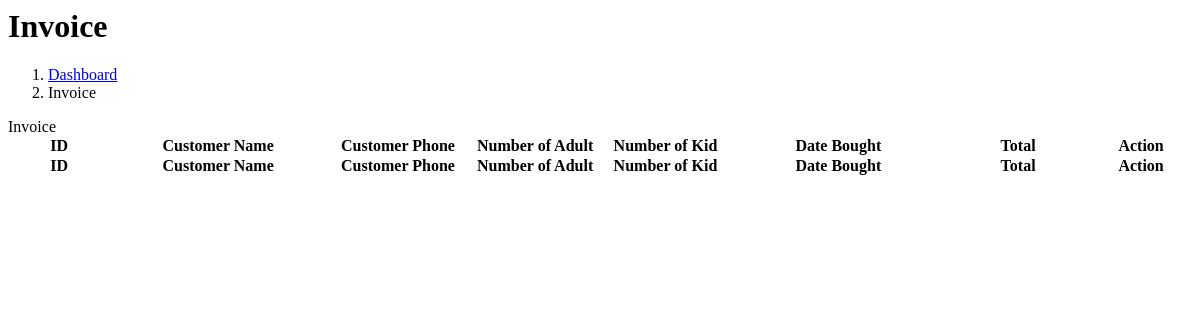
/admin/admin_invoice.php, run on an earlier commit of the app's database.
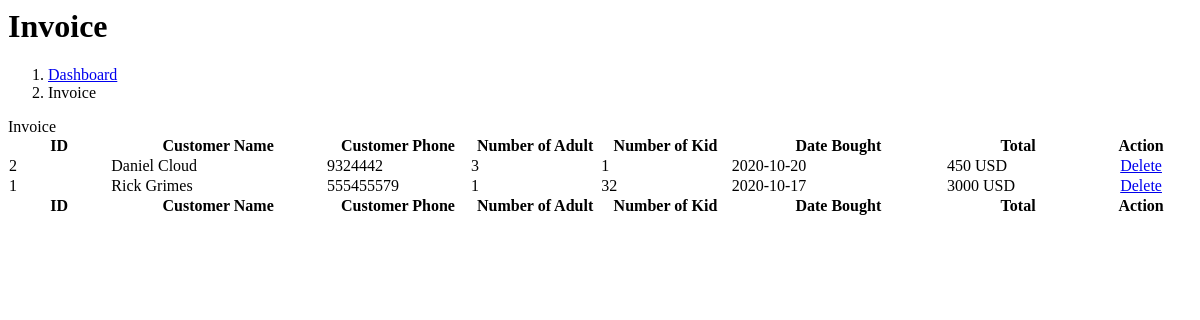
And on a later commit of the database.
### tables this page shows
CREATE TABLE `db_invoice` (
  `id` int(11) NOT NULL,
  `guest_name` varchar(250) NOT NULL,
  `guest_number` int(11) NOT NULL,
  `num_adult` int(11) NOT NULL,
  `num_kid` int(11) NOT NULL,
  `date_bought` date NOT NULL,
  `total` double NOT NULL
);

### admin/admin_invoice.php (the view, shortened to what this page needs)
<?php
require_once 'connect.php';
$result = mysqli_query($con,'select * from db_invoice order by id desc');
 ?>
<h1 class="mt-4">Invoice</h1>
<ol class="breadcrumb mb-4">
<li class="breadcrumb-item"><a href="index.php">Dashboard</a></li>
<li class="breadcrumb-item active">Invoice</li>
</ol>
  <div class="card mb-4">
<div class="card-header">
<i class="fas fa-table mr-1"></i> Invoice </div>
<div class="card-body">
            <div class="table-responsive">
            <div id="dataTable_wrapper" class="dataTables_wrapper dt-bootstrap4">
<div class="row">
    <div class="col-sm-12">
<table class="table table-bordered dataTable" id="dataTable1" role="grid" aria-describedby="dataTable_info" style="width: 100%;" width="100%" cellspacing="0">
<thead>
    <tr role="row">
        <th class="sorting_asc" tabindex="0" aria-controls="dataTable" rowspan="1" colspan="1" style="width: 70.467px;" aria-sort="ascending" aria-label="Name: activate to sort column descending">ID</th>
        <th class="sorting" tabindex="0" aria-controls="dataTable" rowspan="1" colspan="1" style="width: 150.733px;" aria-label="Position: activate to sort column ascending">Customer Name</th>
        <th class="sorting" tabindex="0" aria-controls="dataTable" rowspan="1" colspan="1" style="width: 100px;" aria-label="Office: activate to sort column ascending">Customer Phone</th>
        <th class="sorting" tabindex="0" aria-controls="dataTable" rowspan="1" colspan="1" style="width: 90.2833px;" aria-label="Age: activate to sort column ascending">Number of Adult</th>
        <th class="sorting" tabindex="0" aria-controls="dataTable" rowspan="1" colspan="1" style="width: 90.2833px;" aria-label="Photo: activate to sort column ascending">Number of Kid</th>
        <th class="sorting" tabindex="0" aria-controls="dataTable" rowspan="1" colspan="1" style="width: 150.55px;" aria-label="Start date: activate to sort column ascending">Date Bought</th>
        <th class="sorting" tabindex="0" aria-controls="dataTable" rowspan="1" colspan="1" style="width: 100.067px;" aria-label="Salary: activate to sort column ascending">Total</th>
        <th class="sorting" tabindex="0" aria-controls="dataTable" rowspan="1" colspan="1" style="width: 70.067px;" aria-label="Salary: activate to sort column ascending">Action</th>
    </tr>
</thead>
<tfoot>
    <tr>
        <th rowspan="1" colspan="1">ID</th>
        <th rowspan="1" colspan="1">Customer Name</th>
        <th rowspan="1" colspan="1">Customer Phone</th>
        <th rowspan="1" colspan="1">Number of Adult</th>
        <th rowspan="1" colspan="1">Number of Kid</th>
        <th rowspan="1" colspan="1">Date Bought</th>
        <th rowspan="1" colspan="1">Total</th>
        <th rowspan="1" colspan="1">Action</th>
    </tr>
</tfoot>
    <tbody>
<?php
$odd = 'odd';
$even = 'even';
while ($invoice = mysqli_fetch_array($result)) {
    $i = 0;
    $even_odd = ($i/2==0) ? $odd : $even;
    ?>
            <tr role="row" class="<?= $even_odd ?>">
                <td><?= $invoice['id'] ?></td>
                <td><?= $invoice['guest_name'] ?></td>
                <td><?= $invoice['guest_number'] ?></td>
                <td><?= $invoice['num_adult'] ?></td>
                <td><?= $invoice['num_kid'] ?></td>
                <td><?= $invoice['date_bought'] ?></td>
                <td><?= $invoice['total'] ?> USD</td>
                <td align="center">
                <a onclick="return confirm('Are you really want to delete it??')" href="index.php?page=admin_invoice&id=<?= $invoice['id']?>&action=deleteInvoice">Delete</a>
                </td>
            </tr>
    <?php } ?>
</tbody>
</table>
</div>
</div>
</div>
</div>
</div>
</div>

What changed in the data, as far as the page shows it:
added db_invoice: id "2", guest_name "Daniel Cloud", guest_number "9324442", num_adult "3", num_kid "1", date_bought "2020-10-20", total "450"
added db_invoice: id "1", guest_name "Rick Grimes", guest_number "555455579", num_adult "1", num_kid "32", date_bought "2020-10-17", total "3000"
